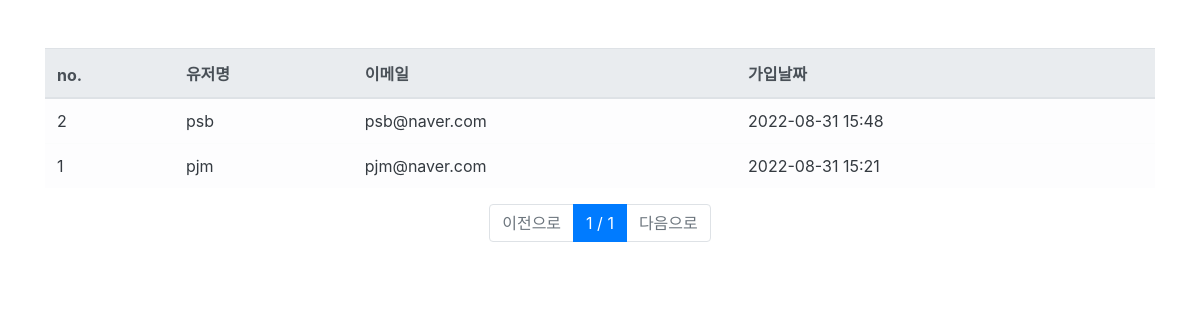
The app's page /users/ (signed in), older data.
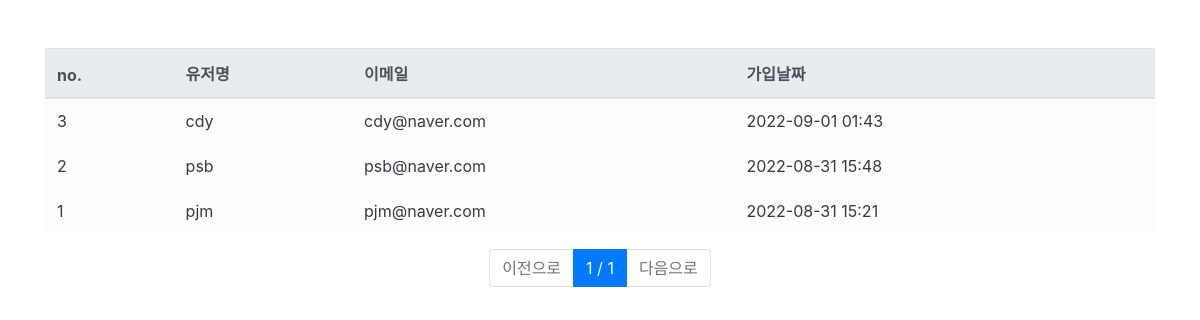
The same page, newer data.
### user/models.py (models this page shows, shortened)
class User(AbstractUser):
    register_date = models.DateTimeField(auto_now_add=True, verbose_name="등록날짜")
    class Meta:
        verbose_name = "사용자"
        verbose_name_plural = "사용자"

### user/views.py (the view)
# urls.py: path("users/", user_list_view, name="user_list"),
@login_required
def user_list_view(request):
    page = int(request.GET.get("p", 1))
    users = User.objects.all().order_by("-id")
    paginator = Paginator(users, 10)
    users = paginator.get_page(page)
    return render(request, "users.html", {"users": users})

### templates/users.html
{% extends "base.html" %}
{% block contents %}
<div class="row mt-5">
  <div class="col-12">
    <table class="table table-light">
      <thead class="thead-light">
        <tr>
          <th scope="col">no.</th>
          <th scope="col">유저명</th>
          <th scope="col">이메일</th>
          <th scope="col">가입날짜</th>
        </tr>
      </thead>
      <tbody class="text-dark">
        {% for user in users %}
        <tr>
          <td scope="row">{{ user.id }}</td>
          <td>{{ user.username }}</td>
          <td>{{ user.email }}</td>
          <td>{{ user.register_date|date:'Y-m-d H:i' }}</td>
        </tr>
        {% endfor %}
      </tbody>
    </table>
  </div>
</div>
<nav>
  <ul class="pagination justify-content-center">
    {% if users.has_previous %}
    <li class="page-item">
      <a class="page-link" href="?page={{ users.previous_page_number }}">이전으로</a>
    </li>
    {% else %}
    <li class="page-item disabled">
      <a class="page-link" href="#">이전으로</a>
    </li>
    {% endif %}
    <li class="page-item active">
      <a class="page-link" href="#">{{ users.number }} / {{ users.paginator.num_pages }}</a>
    </li>
    {% if users.has_next %}
    <li class="page-item">
      <a class="page-link" href="?page={{ users.next_page_number }}">다음으로</a>
    {% else %}
    <li class="page-item disabled">
      <a class="page-link disabled" href="#">다음으로</a>
    {% endif %}
    </li>
  </ul>
</nav>
{% endblock %}

### templates/base.html (shortened to what this page needs)
<html>
<head>
  <link rel="stylesheet" href="https://cdn.jsdelivr.net/npm/bootstrap@4.6.2/dist/css/bootstrap.min.css">
</head>
<body>
  <div class="container">
    {% block contents %}
    {% endblock %}
  </div>
</body>
</html>

Row changes from the older to the newer data that the page shows:
added User: id "3", username "cdy", email "cdy@naver.com", register_date "2022-09-01 01:43"
